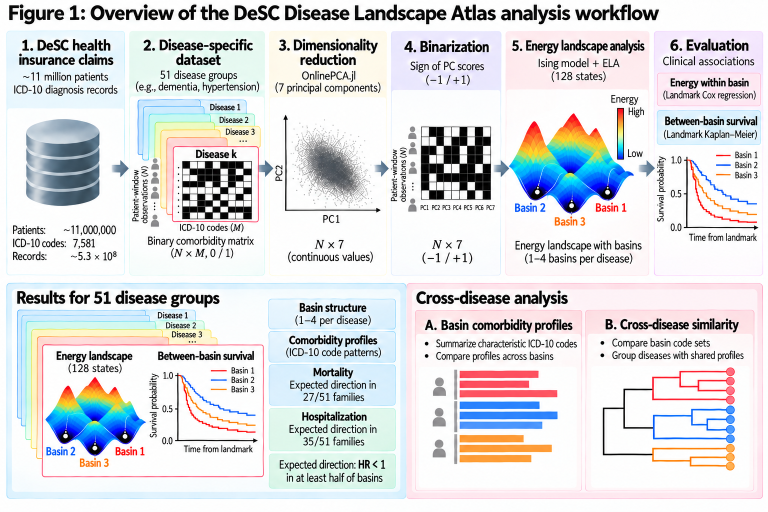
#> input picture plot/Figures/Fig01/Fig01_workflow.png, 1536 x 1024 px, found by its file name (shown at 1/2 size)
$ python fix_fig01_definitive.py
#> lines starting #> are read from the running program, lines starting #| are printed output that depends on the picture
"""Fix Fig01 — definitive version based on full pixel scan of bottom half."""
from PIL import Image, ImageDraw, ImageFont
import numpy as np

base = "/home/koki/dev/DeSC-DiseaseLandscapeAtlas"
src = f"{base}/plot/Figures/Fig01/Fig01_workflow.png"
im = Image.open(src).convert("RGB")
#> im is the input picture: PIL image 1536x1024 RGB; mean R, G, B 218.6, 219.7, 222.4
arr = np.array(im)
W, H = im.size  # 1536x1024
#> W = 1536; H = 1024
draw = ImageDraw.Draw(im)

def F(bold=False, size=12):
    p = "/usr/share/fonts/truetype/dejavu/DejaVuSans-Bold.ttf" if bold else "/usr/share/fonts/truetype/dejavu/DejaVuSans.ttf"
    try: return ImageFont.truetype(p, size)
    except: return ImageFont.load_default()

def bg(y, x, r=5):
#> called with y = 420, x = 1150, r = 5
    region = arr[max(0,y-r):y+r+1, max(0,x-r):x+r+1]
    light = region[region.sum(axis=2) > 650]
#> light = [[237, 237, 254], [250, 251, 254], [214, 213, 253], [254, 255, 254], [250, 251, 254], [248, 248, 254], [213, 216, 254], [255, 255, 254], [255, 255, 253], [255, 254, 253], [248, 248, 253], [247, 247, 254]]
    return tuple(light.mean(axis=0).astype(int)) if len(light) > 0 else (253,253,253)

# ============================================================
# Fix 1: Top annotation — "(2-5 basins per disease)" → "(1-4)"
# The text "Energy landscape with basins (2-5 basins per disease)"
# is ONE line at y=415-424, x=858-1243
# "(2-5" starts at ~x=1068 (after "Energy landscape with basins ")
# ============================================================
print("Fix 1: Top annotation")
bg1 = bg(420, 1150)
#> bg1 = (243, 244, 253)
# Cover from x=1063 to end of text
draw.rectangle([1063, 413, 1246, 425], fill=bg1)
draw.text((1064, 415), "(1–4 basins per disease)", fill=(40, 40, 40), font=F(size=8))

# ============================================================
# Fix 2: "Basin structure (2-5 per disease)"
# y=510-521, x=580-742 — one text block in the green summary box
# Need to change "2-5" to "1-4"
# "(2-5" starts at ~x=660 (after "Basin structure ")
# ============================================================
print("Fix 2: Basin structure box")
bg2 = bg(516, 680)
#> in bg (call 2), `light = region[region.sum(axis=2) > 650]`: light = 97 rows, first 8: [251, 250, 251], [245, 245, 245], [245, 245, 245], [248, 248, 248], [251, 251, 251], [255, 255, 255], [226, 226, 225], [253, 253, 252]
#> bg2 = (249, 249, 249)
# Cover from "(" onwards: x=658 to end
draw.rectangle([656, 508, 745, 523], fill=bg2)
draw.text((658, 510), "(1–4 per disease)", fill=(40, 40, 40), font=F(size=8))

# ============================================================
# Fix 3: "Mortality gap (up to 20.4%)" → "(up to 16.4%)"
# Line 1 "Mortality gap" at y=618-630 — keep
# Line 2 "(up to 20.4%)" at y=640-653, x=595-730
# ============================================================
print("Fix 3: Mortality gap")
bg3 = bg(648, 660)
#> in bg (call 3), `light = region[region.sum(axis=2) > 650]`: light = 97 rows, first 8: [244, 253, 255], [245, 252, 255], [246, 251, 254], [244, 250, 253], [248, 254, 255], [254, 255, 255], [244, 255, 255], [236, 247, 253]
#> bg3 = (237, 247, 252)
draw.rectangle([593, 638, 732, 656], fill=bg3)
draw.text((596, 640), "(up to 16.4%)", fill=(80, 80, 80), font=F(size=9))

# ============================================================
# Fix 4-5: Cox validation text
# The Cox text spans a LARGE area:
#   "Per-basin Mortality:" at y=750-758, x=571-752
#   "HR < 1 in 33 / 51" at y=770-782, x=573-751
#   [gap]
#   "Per-basin Hospitalization:" at y=812-826, x=567-754
# Cover the entire Cox text area and redraw
# ============================================================
print("Fix 4-5: Cox validation text")
# Sample bg from the Cox box area
cox_bg = bg(760, 650)
#> in bg (call 4), `light = region[region.sum(axis=2) > 650]`: light = 100 rows, first 8: [210, 236, 251], [212, 238, 252], [214, 238, 252], [216, 239, 252], [218, 240, 252], [219, 240, 252], [221, 240, 252], [224, 242, 252]
#> cox_bg = (212, 236, 250)
# Cover ALL Cox text: y=744-830, x=560-755
draw.rectangle([558, 744, 756, 830], fill=cox_bg)

# Redraw Per-basin Mortality
draw.text((563, 746), "Per-basin Mortality:", fill=(40, 40, 40), font=F(bold=True, size=9))
draw.text((563, 760), "HR < 1 in", fill=(40, 40, 40), font=F(bold=True, size=11))
draw.text((653, 760), "27 / 51", fill=(20, 60, 140), font=F(bold=True, size=13))

# Redraw Per-basin Hospitalization
draw.text((563, 790), "Per-basin Hospitalization:", fill=(40, 40, 40), font=F(bold=True, size=9))
draw.text((563, 804), "HR < 1 in", fill=(40, 40, 40), font=F(bold=True, size=11))
draw.text((653, 804), "35 / 51", fill=(20, 60, 140), font=F(bold=True, size=13))

# ============================================================
# Fix 6: Forest plot — cover ENTIRE right-side area
# "Cross-disease analysis (51 disease groups)" header at y=486-498
# Header text: "BasinNA bidirectionality" at y=506-525, x=739-947
# Forest plot content: y=594-970, x=680-1080
# Frailty codes: y=586-940, x=1080-1536
# Cover everything from y=504 down to y=975, x=680-1534
# ============================================================
print("Fix 6-7: Forest plot + frailty codes")

# --- FOREST PLOT (left half of right section) ---
forest_bg = (252, 253, 254)
draw.rectangle([680, 504, 1080, 975], fill=forest_bg)
draw.rectangle([680, 504, 1080, 975], outline=(190, 200, 215))

y = 510
draw.text((694, y), "Per-basin majority criterion", fill=(40, 40, 40), font=F(bold=True, size=11))
y += 16
draw.text((694, y), "(overall HR, landmark design)", fill=(110, 110, 110), font=F(size=8))
y += 16

draw.line([(694, y), (1066, y)], fill=(200, 200, 210), width=1)
y += 5
draw.text((698, y), "Disease", fill=(80, 80, 80), font=F(bold=True, size=8))
draw.text((845, y), "HR (95% CI)", fill=(80, 80, 80), font=F(bold=True, size=8))
y += 12
draw.line([(694, y), (1066, y)], fill=(220, 220, 225), width=1)
y += 4

pass_list = [
    ("Hypertension", "0.91", "0.90–0.92"),
    ("CKD", "0.88", "0.86–0.89"),
    ("Diabetes", "0.95", "0.94–0.96"),
    ("Heart failure", "0.93", "0.91–0.94"),
    ("Stroke", "0.94", "0.93–0.95"),
    ("AF", "0.94", "0.92–0.95"),
    ("Stomach ca.", "0.87", "0.84–0.89"),
    ("Sleep dis.", "0.90", "0.88–0.91"),
    ("Asp. pneumonia", "0.98", "0.97–0.99"),
]
fail_list = [
    ("Depression", "1.17", "1.15–1.19"),
    ("RA", "1.22", "1.19–1.24"),
    ("Thyroid dis.", "1.05", "1.04–1.06"),
]

for name, hr, ci in pass_list:
    draw.ellipse([698, y+3, 703, y+8], fill=(33, 100, 200))
    draw.text((708, y), name, fill=(40, 40, 40), font=F(size=8))
    draw.text((835, y), hr, fill=(33, 100, 200), font=F(bold=True, size=8))
    draw.text((870, y), f"({ci})", fill=(120, 120, 120), font=F(size=7))
    y += 12
#> after the loop, y = 671

y += 3
#> y = 674
draw.line([(694, y), (1066, y)], fill=(220, 220, 225), width=1)
y += 4
#> y = 678

for name, hr, ci in fail_list:
    draw.ellipse([698, y+3, 703, y+8], fill=(200, 50, 50))
    draw.text((708, y), name, fill=(40, 40, 40), font=F(size=8))
    draw.text((835, y), hr, fill=(200, 50, 50), font=F(bold=True, size=8))
    draw.text((870, y), f"({ci})", fill=(120, 120, 120), font=F(size=7))
    y += 12
#> this loop made 3 passes
#> y on passes 1 to 3: 690, 702, 714
#> after the loop, y = 714

y += 6
#> y = 720
draw.line([(694, y), (1066, y)], fill=(200, 200, 210), width=1)
y += 8
#> y = 728

# Summary totals
draw.text((694, y), "Mortality:", fill=(40, 40, 40), font=F(bold=True, size=9))
draw.text((775, y), "27/51 PASS (53%)", fill=(33, 100, 200), font=F(bold=True, size=9))
y += 14
#> y = 742
draw.text((694, y), "Hospitalization:", fill=(40, 40, 40), font=F(bold=True, size=9))
draw.text((810, y), "35/51 PASS (69%)", fill=(33, 100, 200), font=F(bold=True, size=9))
y += 18
#> y = 760

# Legend
draw.ellipse([694, y+2, 699, y+7], fill=(33, 100, 200))
draw.text((704, y), "PASS (HR < 1)", fill=(33, 100, 200), font=F(size=7))
draw.ellipse([810, y+2, 815, y+7], fill=(200, 50, 50))
draw.text((820, y), "FAIL (HR ≥ 1)", fill=(200, 50, 50), font=F(size=7))
y += 12
#> y = 772
draw.text((694, y), "Hazard ratio (log scale)", fill=(120, 120, 120), font=F(size=7))

# --- FRAILTY CODES (right half of right section) ---
frailty_bg = (253, 249, 252)
draw.rectangle([1080, 504, 1534, 975], fill=frailty_bg)
draw.rectangle([1080, 504, 1534, 975], outline=(200, 185, 195))

y = 510
draw.text((1094, y), "Basin comorbidity examples", fill=(40, 40, 40), font=F(bold=True, size=11))
y += 16
draw.text((1094, y), "(landmark design)", fill=(110, 110, 110), font=F(size=8))
y += 20

# Thyroid B3
draw.text((1094, y), "Thyroid B3", fill=(0, 70, 150), font=F(bold=True, size=9))
draw.text((1185, y), "(death 13.0%)", fill=(100, 100, 100), font=F(size=8))
y += 14
draw.text((1104, y), "CKD stage 5, hyperkalemia", fill=(60, 60, 60), font=F(size=8))
y += 12
draw.text((1104, y), "Renal failure, anemia", fill=(60, 60, 60), font=F(size=8))
y += 18

# Thyroid B4
draw.text((1094, y), "Thyroid B4", fill=(0, 70, 150), font=F(bold=True, size=9))
draw.text((1185, y), "(death 12.8%)", fill=(100, 100, 100), font=F(size=8))
y += 14
draw.text((1104, y), "Periodontitis, dental caries", fill=(60, 60, 60), font=F(size=8))
y += 12
draw.text((1104, y), "Hypertension, constipation", fill=(60, 60, 60), font=F(size=8))
y += 20

# Dementia B1
draw.text((1094, y), "Dementia B1", fill=(180, 40, 40), font=F(bold=True, size=9))
draw.text((1200, y), "(death 33.6%)", fill=(100, 100, 100), font=F(size=8))
y += 14
draw.text((1104, y), "Constipation, xerosis cutis", fill=(60, 60, 60), font=F(size=8))
y += 12
draw.text((1104, y), "Heart failure, dermatitis", fill=(60, 60, 60), font=F(size=8))
y += 18

# Dementia B2
draw.text((1094, y), "Dementia B2", fill=(180, 40, 40), font=F(bold=True, size=9))
draw.text((1200, y), "(death 17.2%)", fill=(100, 100, 100), font=F(size=8))
y += 14
draw.text((1104, y), "Hypertension, diabetes", fill=(60, 60, 60), font=F(size=8))
y += 12
draw.text((1104, y), "Hyperlipidemia", fill=(60, 60, 60), font=F(size=8))
y += 20

# Sepsis B3
draw.text((1094, y), "Sepsis B3", fill=(160, 80, 0), font=F(bold=True, size=9))
draw.text((1175, y), "(death 45.3%)", fill=(100, 100, 100), font=F(size=8))
y += 14
draw.text((1104, y), "Highest mortality basin", fill=(60, 60, 60), font=F(size=8))
y += 12
draw.text((1104, y), "B1: 31.4%, B2: 31.0%", fill=(60, 60, 60), font=F(size=8))
y += 20

# Malnutrition B1
draw.text((1094, y), "Malnutrition B1", fill=(100, 120, 0), font=F(bold=True, size=9))
draw.text((1220, y), "(death 44.3%)", fill=(100, 100, 100), font=F(size=8))
y += 14
draw.text((1104, y), "Entropion, presbyopia", fill=(60, 60, 60), font=F(size=8))
y += 12
draw.text((1104, y), "Macular degeneration", fill=(60, 60, 60), font=F(size=8))
y += 20

# Diabetes B1
draw.text((1094, y), "Diabetes B1", fill=(150, 0, 100), font=F(bold=True, size=9))
draw.text((1200, y), "(death 9.1%)", fill=(100, 100, 100), font=F(size=8))
y += 14
draw.text((1104, y), "Tooth loss, dental caries", fill=(60, 60, 60), font=F(size=8))
y += 12
draw.text((1104, y), "Periodontitis, keratitis", fill=(60, 60, 60), font=F(size=8))

print("All fixes applied")
im.save(src)
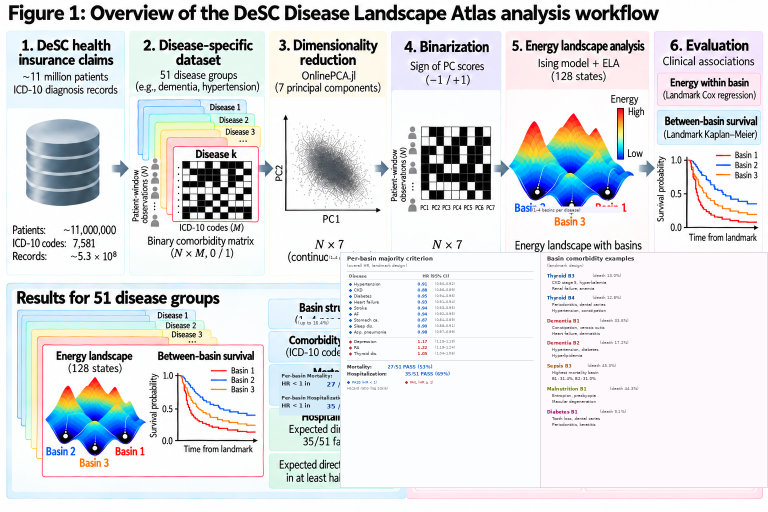
#> saved as Fig01_workflow.png: PIL image 1536x1024 RGB (shown at 1/2 size); mean R, G, B 223.1, 225.4, 228
print(f"Saved: {src}")
